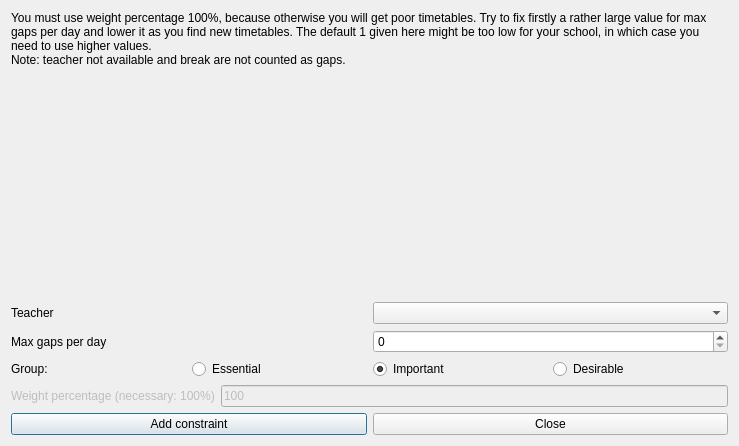
<?xml version="1.0" encoding="UTF-8"?>
<ui version="4.0">
 <class>AddConstraintTeacherMaxGapsPerDayForm_template</class>
 <widget class="QDialog" name="AddConstraintTeacherMaxGapsPerDayForm_template">
  <property name="geometry">
   <rect>
    <x>0</x>
    <y>0</y>
    <width>739</width>
    <height>446</height>
   </rect>
  </property>
  <property name="windowTitle">
   <string extracomment="This is the title of the dialog to add a new constraint of this type">Add teacher max gaps per day</string>
  </property>
  <layout class="QVBoxLayout" name="verticalLayout">
   <item>
    <widget class="QLabel" name="weightTextLabel_2">
     <property name="sizePolicy">
      <sizepolicy hsizetype="Minimum" vsizetype="Minimum">
       <horstretch>0</horstretch>
       <verstretch>0</verstretch>
      </sizepolicy>
     </property>
     <property name="frameShape">
      <enum>QFrame::NoFrame</enum>
     </property>
     <property name="frameShadow">
      <enum>QFrame::Plain</enum>
     </property>
     <property name="text">
      <string>You must use weight percentage 100%, because otherwise you will get poor timetables. Try to fix firstly a rather large value for max gaps per day and lower it as you find new timetables. The default 1 given here might be too low for your school, in which case you need to use higher values.
Note: teacher not available and break are not counted as gaps.</string>
     </property>
     <property name="wordWrap">
      <bool>true</bool>
     </property>
    </widget>
   </item>
   <item>
    <spacer name="spacer1">
     <property name="orientation">
      <enum>Qt::Vertical</enum>
     </property>
     <property name="sizeType">
      <enum>QSizePolicy::Expanding</enum>
     </property>
     <property name="sizeHint" stdset="0">
      <size>
       <width>20</width>
       <height>16</height>
      </size>
     </property>
    </spacer>
   </item>
   <item>
    <layout class="QHBoxLayout" name="horizontalLayout">
     <item>
      <widget class="QLabel" name="teacherTextLabel">
       <property name="frameShape">
        <enum>QFrame::NoFrame</enum>
       </property>
       <property name="frameShadow">
        <enum>QFrame::Plain</enum>
       </property>
       <property name="text">
        <string>Teacher</string>
       </property>
       <property name="wordWrap">
        <bool>false</bool>
       </property>
      </widget>
     </item>
     <item>
      <widget class="QComboBox" name="teachersComboBox">
       <property name="editable">
        <bool>false</bool>
       </property>
       <property name="insertPolicy">
        <enum>QComboBox::NoInsert</enum>
       </property>
       <property name="autoCompletion">
        <bool>false</bool>
       </property>
       <property name="duplicatesEnabled">
        <bool>false</bool>
       </property>
      </widget>
     </item>
    </layout>
   </item>
   <item>
    <layout class="QHBoxLayout" name="horizontalLayout_2">
     <item>
      <widget class="QLabel" name="textLabel1">
       <property name="text">
        <string>Max gaps per day</string>
       </property>
       <property name="wordWrap">
        <bool>false</bool>
       </property>
      </widget>
     </item>
     <item>
      <widget class="QSpinBox" name="maxGapsSpinBox"/>
     </item>
    </layout>
   </item>
   <item>
    <layout class="QHBoxLayout" name="horizontalLayout_4">
     <item>
      <widget class="QLabel" name="groupTextLabel">
       <property name="text">
        <string>Group:</string>
       </property>
      </widget>
     </item>
     <item>
      <widget class="QRadioButton" name="essentialRadioButton">
       <property name="text">
        <string>Essential</string>
       </property>
      </widget>
     </item>
     <item>
      <widget class="QRadioButton" name="importantRadioButton">
       <property name="text">
        <string>Important</string>
       </property>
       <property name="checked">
        <bool>true</bool>
       </property>
      </widget>
     </item>
     <item>
      <widget class="QRadioButton" name="desirableRadioButton">
       <property name="text">
        <string>Desirable</string>
       </property>
      </widget>
     </item>
    </layout>
   </item>
   <item>
    <layout class="QHBoxLayout" name="horizontalLayout_3">
     <item>
      <widget class="QLabel" name="weightTextLabel">
       <property name="enabled">
        <bool>false</bool>
       </property>
       <property name="frameShape">
        <enum>QFrame::NoFrame</enum>
       </property>
       <property name="frameShadow">
        <enum>QFrame::Plain</enum>
       </property>
       <property name="text">
        <string>Weight percentage (necessary: 100%)</string>
       </property>
       <property name="wordWrap">
        <bool>false</bool>
       </property>
      </widget>
     </item>
     <item>
      <widget class="QLineEdit" name="weightLineEdit">
       <property name="enabled">
        <bool>false</bool>
       </property>
       <property name="text">
        <string notr="true">100</string>
       </property>
      </widget>
     </item>
    </layout>
   </item>
   <item>
    <layout class="QHBoxLayout">
     <item>
      <widget class="QPushButton" name="addConstraintPushButton">
       <property name="text">
        <string>Add constraint</string>
       </property>
      </widget>
     </item>
     <item>
      <widget class="QPushButton" name="closePushButton">
       <property name="text">
        <string>Close</string>
       </property>
      </widget>
     </item>
    </layout>
   </item>
  </layout>
 </widget>
 <layoutdefault spacing="6" margin="11"/>
 <resources/>
 <connections/>
</ui>
